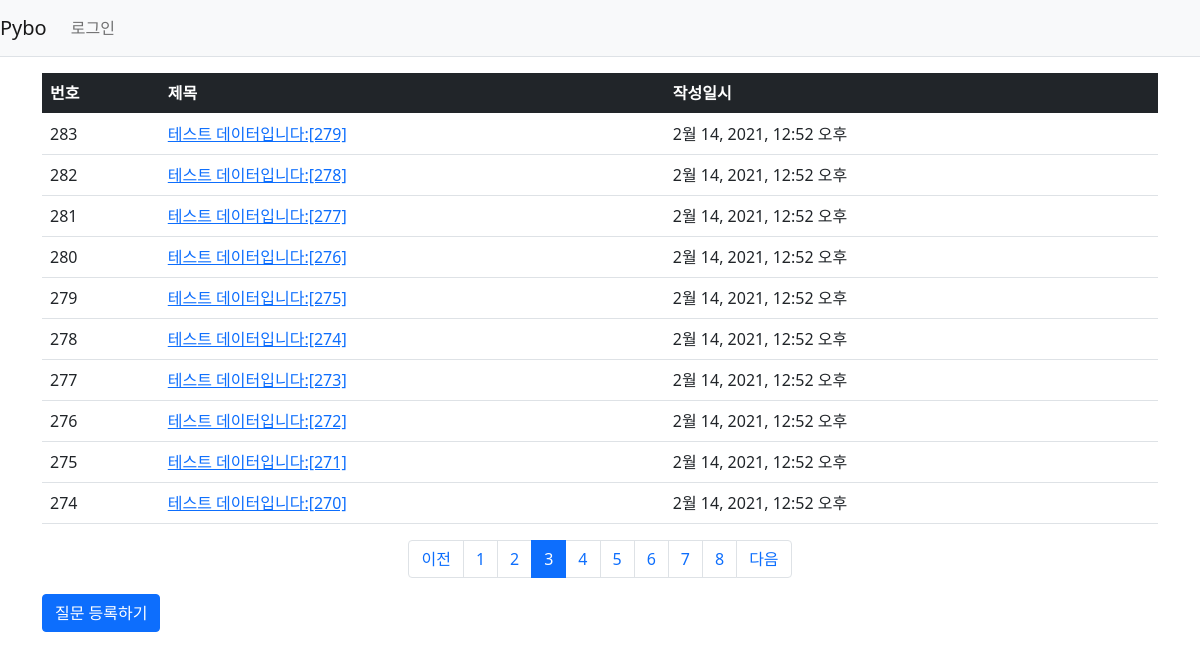
Page /pybo/?page=3 on the committed database.
### pybo/models.py (models this page shows, shortened)
class Question(models.Model):
    subject = models.CharField(max_length=200)
    content = models.TextField()
    create_date = models.DateTimeField()

### pybo/views.py (the view)
# urls.py: path('', views.index, name='index'),
def index(request):
    page = request.GET.get('page', '1')
    question_list = Question.objects.order_by('-create_date')
    paginator = Paginator(question_list, 10)
    page_obj = paginator.get_page(page)
    context = {'question_list': page_obj}
    return render(request, 'pybo/question_list.html', context)

### pybo/templatetags/pybo_filter.py (called while the page is built)
@register.filter
def sub(value, arg):
    return value - arg

### templates/pybo/question_list.html (shortened to what this page needs)
{% extends 'base.html' %}
{% load pybo_filter %}
{% block content %}
<div class="container my-3">
    <table class="table">
        <thead>
            <tr class="table-dark">
                <th>번호</th>
                <th>제목</th>
                <th>작성일시</th>
            </tr>
        </thead>
        <tbody>
            {% if question_list %}
            {% for question in question_list %}
            <tr>
                <td>{{ question_list.paginator.count|sub:question_list.start_index|sub:forloop.counter|add:2 }}</td>
                <td>
                    <a href="{% url 'pybo:detail' question.id %}">{{ question.subject }}</a>
                </td>
                <td>{{ question.create_date }}</td>
            </tr>
            {% endfor %}
            {% else %}
            <tr>
                <td colspan="3">질문이 없습니다.</td>
            </tr>
            {% endif %}
        </tbody>
    </table>
    <ul class="pagination justify-content-center">
        {% if question_list.has_previous %}
        <li class="page-item">
            <a href="?page={{ question_list.previous_page_number|add:-5 }}" class="page-link">이전</a>
        </li>
        {% else %}
        <li class="page-item disabled">
            <a href="#" class="page-link" tabindex="-1">이전</a>
        </li>
        {% endif %}
        {% for page_number in question_list.paginator.page_range %}
            {% if page_number >= question_list.number|add:-5 and page_number <= question_list.number|add:5 %}
                {% if page_number == question_list.number %}
                <li class="page-item active">
                    <a href="?page={{ page_number }}" class="page-link">{{ page_number }}</a>
                </li>
                {% else %}
                <li class="page-item">
                    <a href="?page={{ page_number }}" class="page-link">{{ page_number }}</a>
                </li>
                {% endif %}
            {% endif %}
        {% endfor %}
        {% if question_list.has_next %}
        <li class="page-item">
            <a class="page-link" href="?page={{ question_list.next_page_number|add:5 }}">다음</a>
        </li>
        {% else %}
        <li class="page-item disabled">
            <a class="page-link" tabindex="-1" href="#">다음</a>
        </li>
        {% endif %}
    </ul>
    <a href="{% url 'pybo:question_create' %}" class="btn btn-primary">질문 등록하기</a>
</div>
{% endblock %}

### rows in the picture
Question: paginator.count|sub "283", subject "테스트 데이터입니다:[279]", create_date "2월 14, 2021, 12:52 오후"
Question: paginator.count|sub "282", subject "테스트 데이터입니다:[278]", create_date "2월 14, 2021, 12:52 오후"
Question: paginator.count|sub "281", subject "테스트 데이터입니다:[277]", create_date "2월 14, 2021, 12:52 오후"
Question: paginator.count|sub "280", subject "테스트 데이터입니다:[276]", create_date "2월 14, 2021, 12:52 오후"
Question: paginator.count|sub "279", subject "테스트 데이터입니다:[275]", create_date "2월 14, 2021, 12:52 오후"
Question: paginator.count|sub "278", subject "테스트 데이터입니다:[274]", create_date "2월 14, 2021, 12:52 오후"
Question: paginator.count|sub "277", subject "테스트 데이터입니다:[273]", create_date "2월 14, 2021, 12:52 오후"
Question: paginator.count|sub "276", subject "테스트 데이터입니다:[272]", create_date "2월 14, 2021, 12:52 오후"
Question: paginator.count|sub "275", subject "테스트 데이터입니다:[271]", create_date "2월 14, 2021, 12:52 오후"
Question: paginator.count|sub "274", subject "테스트 데이터입니다:[270]", create_date "2월 14, 2021, 12:52 오후"

### other values in the picture
{{ page_number }} "1" "2" "4" "5" "6" "7" "8"
{{ page_number }} "3"
